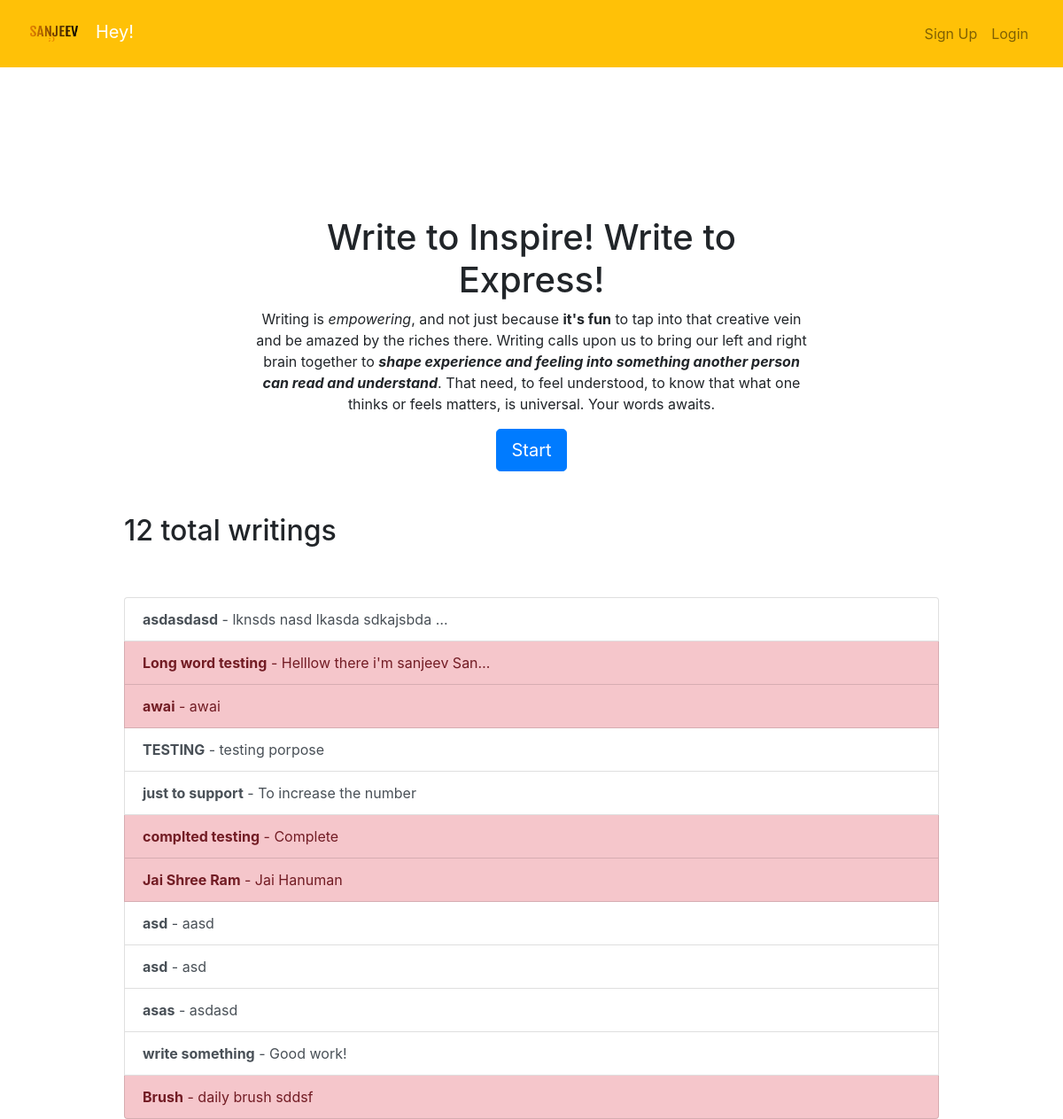
The page / on the database its author committed.
### todo/models.py (models this page shows, shortened)
class Todo(models.Model):
    title=models.CharField(max_length=100)
    memo=models.TextField(blank=True)
    created=models.DateTimeField(auto_now_add=True)
    datecompleted=models.DateTimeField(null=True, blank=True)
    important= models.BooleanField(default=False)
    user=models.ForeignKey(User,on_delete=models.CASCADE) #one to many

### todo/views.py (the view)
# urls.py: 2. Add a URL to urlpatterns:  path('', views.home, name='home')
def home(request):
    todos= Todo.objects.all().order_by('-created')
    return render(request, 'todo/home.html', {'todos':todos})

### todo/templates/todo/home.html (shortened to what this page needs)
{% extends "todo/base.html" %}
{% block content %}
<br>
    <br>
    <br>
    <br>
    <br>
<div class="row justify-content-center mt-5">
        <div class="col-md-7 text-center">
                 <h1>Write to Inspire! Write to Express! </h1>
            <p> Writing is <i>empowering</i>, and not just because <b>it's fun</b> to tap into that
                creative vein and be amazed by the riches there. Writing calls upon us to bring our left and
                right brain together to <b><i>shape experience and feeling into something another person can read
                    and understand</i></b>. That need, to feel understood, to know that what one thinks or feels
                matters, is universal. Your words awaits.</p>
        <a role="button" class="btn btn-primary btn-lg" href="{% url 'createtodo' %}">Start</a>
        </div>
    </div>
    <div class="row justify-content-center mt-5">
        <div class="col-md-10">
            {% if todos %}
                 <h2>{{ todos.count }} total writing{{ todos.count|pluralize }}</h2>
            {% else %}
                           <h1>Be the first to start writing</h1>
            {% endif %}
        </div>
    </div>
    <div class="row justify-content-center mt-5">
        <div class="col-md-10">
        {% if todos %}
            <div class="list-group">
                {% for todo in todos %}
                    <a href="{% url 'justread' todo.id %}" class="list-group-item list-group-item-action{% if todo.important %} list-group-item-danger{% endif %}"><b>{{ todo.title }}</b>{% if todo.memo %} - {{ todo.memo|truncatechars:30 }}{% endif %}</a>
                {% endfor %}
            </div>
        {% else %}
            <div class="text-center">
                <h2>Nothing here! Inspire others by your words.</h2>
            <br>
            <a role="button" class="btn btn-primary" href="{% url 'createtodo' %}">New Todo</a>
            </div>
        {% endif %}
        </div>
    </div>
{% endblock %}

### todo/templates/todo/base.html (shortened to what this page needs)
{% load static %}
<!doctype html>
<html lang="en">
<head>
    <link rel="stylesheet" href="https://stackpath.bootstrapcdn.com/bootstrap/4.4.1/css/bootstrap.min.css">
</head>
<body>
<nav class="navbar navbar-expand-md navbar-light bg-warning">
<div class="container-fluid navbar-container">
    <a class="navbar-brand" href="{% url 'home' %}">
         <img src="{% static 'todo/logo.png' %}" width="60" height="50" class="d-inline-block align-left" >
        <span  style="color: white;"> &nbsp Hey! {{user.username}} </span>
    </a>
    <div class="collapse navbar-collapse" id="navbarNav">
    <ul class="navbar-nav ml-auto">
            {% if user.is_authenticated %}
                <li class="nav-item">
                    <a href="#" onclick="$('#signOutBtn').click()" class="nav-link">Logout</a>
                    <form style='display: none;' method="POST" action="{% url 'logoutuser' %}">
                        {% csrf_token %}
                        <button id="signOutBtn" type="submit">Logout</button>
                    </form>
                </li>
            {% else %}
                <li class="nav-item">
                    <a class="nav-link" href="{% url 'signupuser' %}">Sign Up</a>
                </li>
                <li class="nav-item">
                    <a class="nav-link" href="{% url 'loginuser' %}">Login</a>
                </li>
            {% endif %}
        </ul>
    </div>
</div>
</nav>
<div class="container">
{% block content %}{% endblock %}
</div>
</body>
</html>

### rows shown on the page
Todo: title "asdasdasd", memo "lknsds nasd lkasda sdkajsbda …"
Todo: title "Long word testing", memo "Helllow there i'm sanjeev San…"
Todo: title "awai", memo "awai"
Todo: title "TESTING", memo "testing porpose"
Todo: title "just to support", memo "To increase the number"
Todo: title "complted testing", memo "Complete"
Todo: title "Jai Shree Ram", memo "Jai Hanuman"
Todo: title "asd", memo "aasd"
Todo: title "asd", memo "asd"
Todo: title "asas", memo "asdasd"
Todo: title "write something", memo "Good work!"
Todo: title "Brush", memo "daily brush sddsf"

### other values the page prints
{{ todos.count }} "12"
